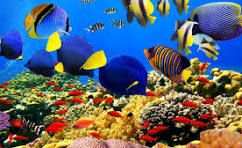
#> input picture image.png, 242 x 148 px
$ python under.py
#> lines starting #> are read from the running program, lines starting #| are printed output that depends on the picture; after the words box and inside, x2 and y2 are one past the last pixel; in counts of white or black regions, pixels touching at a corner belong together
import cv2
import numpy as np


image = cv2.imread("image.png")
#> image is the input picture: shape (148, 242, 3); mean B, G, R 115, 102.4, 89
image = cv2.resize(image, (640, 480))
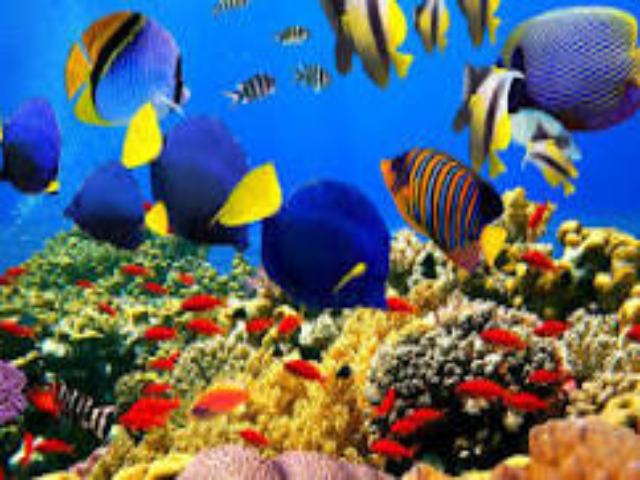
#> image: shape (480, 640, 3); mean B, G, R 114.9, 102.3, 88.9


hsv = cv2.cvtColor(image, cv2.COLOR_BGR2HSV)
#> hsv: shape (480, 640, 3); mean H, S, V 68.7, 176.6, 162


lower_bound = np.array([10, 100, 100])
upper_bound = np.array([30, 255, 255])


mask = cv2.inRange(hsv, lower_bound, upper_bound)
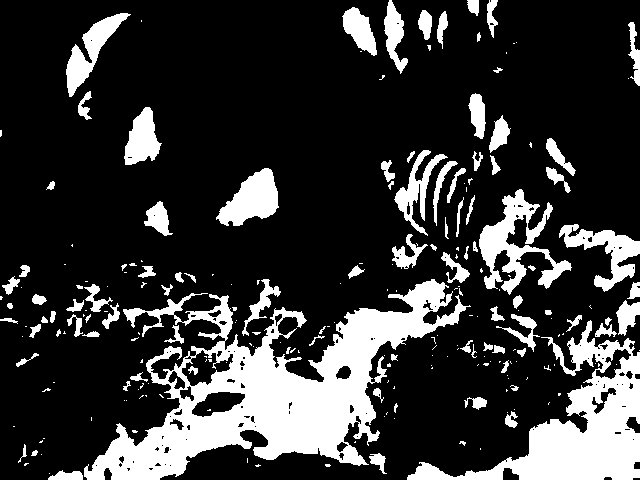
#> mask: shape (480, 640); 21.1% white; 230 white regions (134 under 20 px)


result = cv2.bitwise_and(image, image, mask=mask)
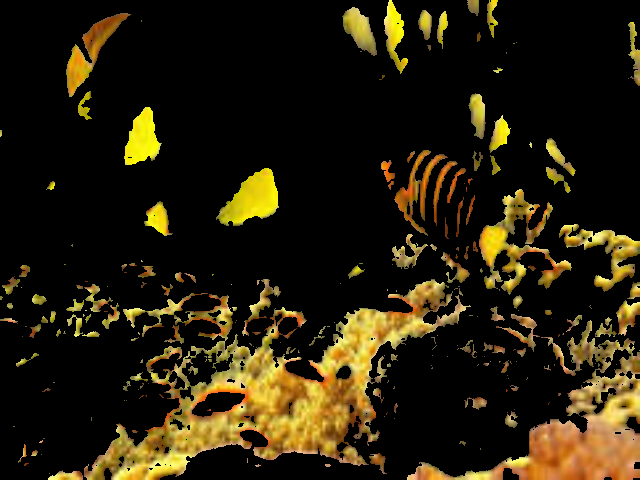
#> result: shape (480, 640, 3); mean B, G, R 11.5, 31.3, 39.3

contours, _ = cv2.findContours(mask, cv2.RETR_EXTERNAL, cv2.CHAIN_APPROX_SIMPLE)
#> contours = 223 contours, 145 with area under 20; largest, box (x1, y1, x2, y2) and area: (84, 279, 471, 480) 28724, (407, 320, 640, 480) 12012, (479, 189, 572, 295) 3138, (216, 168, 279, 226) 2000, (559, 224, 640, 292) 1826


for contour in contours:
    area = cv2.contourArea(contour)
    if area > 500:
        x, y, w, h = cv2.boundingRect(contour)
        cv2.rectangle(image, (x, y), (x + w, y + h), (0, 255, 0), 2)
#> this loop made 223 passes
#> (area, x, y, w, h) on passes 106, 151, 179, 184, 191, 198, 203, 217, 220, 223: (12011.5, 407, 320, 233, 160), (28723.5, 84, 279, 387, 201), (1825.5, 559, 224, 81, 68), (3137.5, 479, 189, 93, 106), (2000, 216, 168, 63, 58), (1145.5, 394, 150, 54, 86), (1270, 124, 107, 38, 58), (1610.5, 66, 13, 65, 84), (881, 342, 7, 35, 49), (781.5, 384, 0, 24, 74)
#> area on passes 2, 8, 11, 23, 29, 36: 206.5, 146.5, 24, 99.5, 124.5, 46
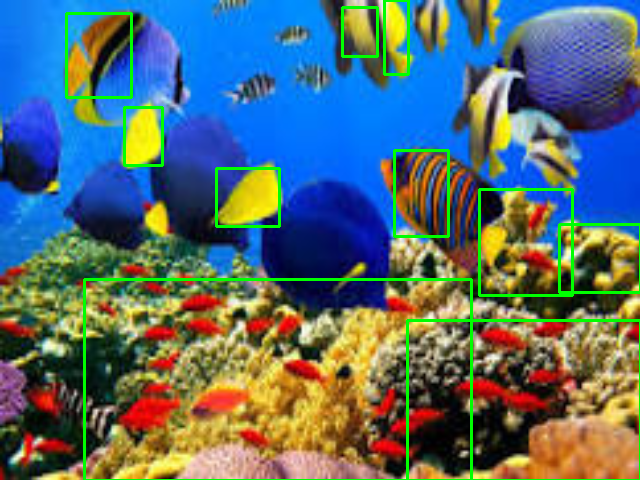
#> image: shape (480, 640, 3); 3.33% of pixels changed, all inside (x1, y1, x2, y2) = (65, 0, 640, 480)


cv2.imshow("Original Image", image)
cv2.imshow("Mask", mask)
cv2.imshow("Detected Object", result)
cv2.waitKey(0)
cv2.destroyAllWindows()
import cv2
import numpy as np


image = cv2.imread("image.png")
image = cv2.resize(image, (640, 480))


hsv = cv2.cvtColor(image, cv2.COLOR_BGR2HSV)


lower_bound = np.array([10, 100, 100])
upper_bound = np.array([30, 255, 255])


mask = cv2.inRange(hsv, lower_bound, upper_bound)


result = cv2.bitwise_and(image, image, mask=mask)

contours, _ = cv2.findContours(mask, cv2.RETR_EXTERNAL, cv2.CHAIN_APPROX_SIMPLE)


for contour in contours:
    area = cv2.contourArea(contour)
    if area > 500:
        x, y, w, h = cv2.boundingRect(contour)
        cv2.rectangle(image, (x, y), (x + w, y + h), (0, 255, 0), 2)


cv2.imshow("Original Image", image)
cv2.imshow("Mask", mask)
cv2.imshow("Detected Object", result)
cv2.waitKey(0)
cv2.destroyAllWindows()
